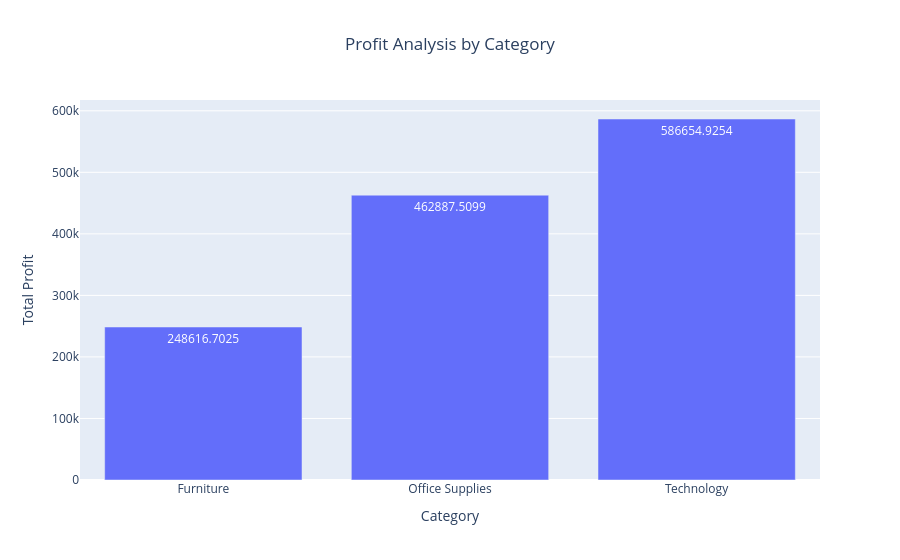

The notebook cell saved with this chart:
### Markdown cell above
**Which Category has the highest Profit?**

### Code cell
profit_by_category = df.groupby('Category')['Profit'].sum().reset_index()
fig = px.bar(profit_by_category, x='Category',
             y='Profit',
             text='Profit',
             title='Profit Analysis by Category')
fig.update_layout(title_text='Profit Analysis by Category', title_x=0.5)

fig.update_layout(xaxis_title='Category', yaxis_title='Total Profit')

fig.show()

### Figure 1 — Plotly figure (JSON) as saved in the notebook; plotly's stock layout.template omitted (floating-point values rounded to 4 significant figures)
{"data": [{"hovertemplate": "Category=%{x}<br>Profit=%{text}<extra></extra>", "legendgroup": "", "marker": {"color": "#636efa", "pattern": {"shape": ""}}, "name": "", "orientation": "v", "showlegend": false, "text": [248600.0, 462900.0, 586700.0], "textposition": "auto", "type": "bar", "x": ["Furniture", "Office Supplies", "Technology"], "xaxis": "x", "y": [248600.0, 462900.0, 586700.0], "yaxis": "y"}], "layout": {"barmode": "relative", "legend": {"tracegroupgap": 0}, "title": {"text": "Profit Analysis by Category", "x": 0.5}, "xaxis": {"anchor": "y", "domain": [0, 1], "title": {"text": "Category"}}, "yaxis": {"anchor": "x", "domain": [0, 1], "title": {"text": "Total Profit"}}}}
